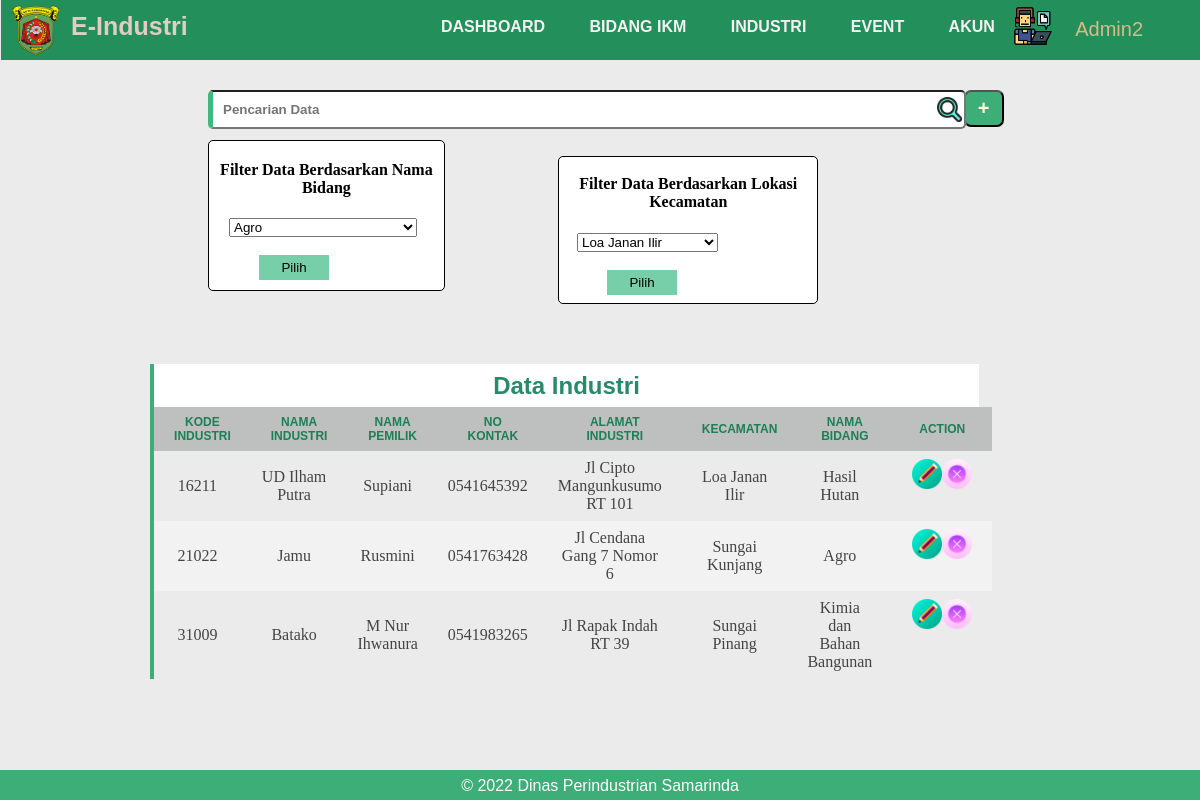
/admin-pegawai/industri.php (signed in), run on the app's committed database.
### tables this page shows
CREATE TABLE `ikm` (
  `kode_industri` int(11) NOT NULL,
  `nama_industri` varchar(30) NOT NULL,
  `nama_pemilik` varchar(30) NOT NULL,
  `kontak` varchar(30) NOT NULL,
  `alamat_industri` text NOT NULL,
  `kode_kecamatan` int(11) NOT NULL,
  `kode_bidang` int(11) NOT NULL
);

CREATE TABLE `kecamatan` (
  `kode_kecamatan` int(11) NOT NULL,
  `nama_kecamatan` varchar(30) NOT NULL
);

CREATE TABLE `bidang_ikm` (
  `kode_bidang` int(11) NOT NULL,
  `nama_bidang` varchar(30) NOT NULL
);

### admin-pegawai/industri.php (the view, shortened to what this page needs)
<?php
include '../konek.php';
if (isset($_GET['logout'])) {
    session_destroy();
    unset($_SESSION['admin']);
    header("location: login.php");
}
else if (isset($_SESSION['admin'])) {
	$query = "SELECT ikm.*, bidang_ikm.nama_bidang, kecamatan.nama_kecamatan FROM `ikm`, bidang_ikm, kecamatan WHERE bidang_ikm.kode_bidang = ikm.kode_bidang AND kecamatan.kode_kecamatan = ikm.kode_kecamatan";
	$exc = $konek->query($query);
} else {
	header("location:../login.php");
}
?>
<!DOCTYPE html>
<html lang="en">
<head>
	<link href="../css/index-admin.css" rel="stylesheet" type="text/css" />
</head>
<body>
		<div class="header-admin">
				<div class="corner-header">
					<li class="logo-admin"><img src="../image/dinas_kaltim.png" alt="" style="width: 50px;"></li>
					<ul class="title-app">E-Industri</ul>
					<ul class="navbar-admin">
						<li><a href="admin-dashboard.php">Dashboard</a></li>
						<li><a href="bidang_ikm.php">Bidang IKM</a></li>
						<li><a href="industri.php">Industri</a></li>
						<li><a href="event.php">Event</a></li>
						<li><a href="akun.php">Akun</a></li>
					</ul>
				</div>
				<div class="ikon-profil">
					<img src="../image/worker.png">
					<li class="dropdown"><?= $_SESSION['admin'] ?>
					</li>
				</div>
		</div>
		<div class="data">
			<form method="post" action="">
                <input style="font-weight:700; width: 80%; text-decoration: none; padding: 10px 10px; border-radius: 5px; border-left: 5px solid rgb(63, 186, 127); margin-top: -40px;" type="text" name="keyword" placeholder="Pencarian Data" autocomplete="off">
				<img src="../image/search.png" alt="" style="width: 25px; margin-left: 77%; display:block; margin-top: -32px;">
            </form>
			<button type="submit" class="tambah-data"><a href="tambah_industri.php">+</a></button>
		</div>
		<div class="data" style="margin-top: -10px; background-color: white; width: 20%; padding: 10px; border-radius: 5px; border: 1px solid black">
			<h4 style="margin-top: 10px; text-align:center">Filter Data Berdasarkan Nama Bidang</h4>
			<form action="<?php echo $_SERVER["PHP_SELF"];?>" method="get" style="margin-left: 10px; ">
			<select name="nama_bidang" id="">
				<?php
					$sql = mysqli_query($konek, "SELECT * FROM bidang_ikm GROUP BY nama_bidang");
					while ($data = mysqli_fetch_array($sql)) :
				?>
				<option value="<?=$data['nama_bidang']?>" ><?=$data['nama_bidang'] ?></option>
				<br>
				<?php endwhile ?>
			</select>
			<br>
			<br>
				<input type="submit" name="pilih" value="Pilih" style="margin-left: 30px; width: 70px; background-color: #76cfa8; border: 1px black; padding: 5px">
			</form>
		</div>
		<div class="data" style="margin-left: 550px; margin-top: -145px; background-color: white; width: 22%; padding: 8px; border-radius: 5px; border: 1px solid black">
			<h4 style="margin-top: 10px; text-align:center">Filter Data Berdasarkan Lokasi Kecamatan</h4>
			<form action="<?php echo $_SERVER["PHP_SELF"];?>" method="get" style="margin-left: 10px; ">
			<select name="nama_kecamatan" id="">
				<?php
					$sql = mysqli_query($konek, "SELECT * FROM kecamatan GROUP BY nama_kecamatan");
					while ($data = mysqli_fetch_array($sql)) :
				?>
				<option value="<?=$data['nama_kecamatan']?>" ><?=$data['nama_kecamatan'] ?></option>
				<br>
				<?php endwhile ?>
			</select>
			<br>
			<br>
				<input type="submit" name="submit" value="Pilih" style="margin-left: 30px; width: 70px; background-color: #76cfa8; border: 1px black; padding: 5px">
			</form>
		</div>
		<div class="tabel-content" style="margin-bottom: 60px;">
			<h2 style="width: 70%;padding: 8px 20px;margin-left: 12%">Data Industri</h2>
			<table cellpadding="0" cellspacing="0" style="width: 70%;margin-left: 12%;text-align: center">
				<tbody style="text-align: center;font-size: 12px;">
					<tr>
						<th>Kode Industri</th>
						<th>Nama Industri</th>
                        <th>Nama Pemilik</th>
                        <th>No Kontak</th>
                        <th>Alamat Industri</th>
						<th>Kecamatan</th>
						<th>Nama Bidang</th>
						<th>Action</th>
					</tr>
				<tbody style="font-size: 16px;">
					<?php foreach ($exc as $row): ?>
					<tr>
						<td style="padding-left: 10px;"><?= $row['kode_industri'] ?></td>
						<td style="padding-left: 10px;"><?= $row['nama_industri'] ?></td>
                        <td style="padding-left: 10px;"><?= $row['nama_pemilik'] ?></td>
                        <td style="padding-left: 10px;"><?= $row['kontak'] ?></td>
                        <td style="padding-left: 10px;"><?= $row['alamat_industri'] ?></td>
						<td style="padding-left: 10px;"><?= $row['nama_kecamatan'] ?></td>
						<td style="padding-left: 10px;"><?= $row['nama_bidang'] ?></td>
						<td style="text-align: center;display: flex;">
							<div style="width: 50%;"><a href="edit_industri.php?kode_industri=<?= $row['kode_industri'] ?>"><img src="../image/edit.png" alt=""></a></div>
							<div style="width: 50%;"><a href="hapus_industri.php?kode_industri=<?= $row['kode_industri'] ?>"><img src="../image/delete.png" alt=""></a></div>
						</td>
					</tr>
					<?php endforeach ?>
				</tbody>
			</table>
		</div>
	<footer style="position:fixed; width: 100%; height: 30px; bottom: 0">
		<p align="middle" style="margin-top: 7px;position:relative;">© 2022 Dinas Perindustrian Samarinda</p>
	</footer>
</body>
</html>

### css/index-admin.css (style rules this page uses)
*, *:before, *:after { box-sizing: border-box; }
body { background-color: rgb(236, 235, 235); }
.header-admin { position: fixed; background: rgb(35, 144, 91); width: 101%; height: 60px; margin-left: -7px; margin-right: 10px; top: 0; }
.logo-admin { display: block; margin-left: 10px; margin-top: 4px; }
.title-app { margin-top: -55px; margin-left: 30px; color: #e0cdc3; font-weight: 900; font-size: 25px; font-family:'Trebuchet MS', 'Lucida Sans Unicode', 'Lucida Grande', 'Lucida Sans', Arial, sans-serif; margin-right: 10px; }
.navbar-admin { margin-left: 400px; margin-bottom: -20px; margin-top: -53px; padding: 0px; text-transform: uppercase; font-family: 'Gill Sans', 'Gill Sans MT', Calibri, 'Trebuchet MS', sans-serif; font-weight: bolder; }
.corner-header { background-color:white(44, 44, 44); color: Black; }
.corner-header img { width: 70px; display: block; margin-bottom: 10px; }
.corner-header ul li { margin-left: 30px; display:inline-block; font-size: 16px; margin-top: 5px; }
.corner-header a { color:rgb(243, 241, 241); text-decoration: none; transition: .3s; font-family:Verdana, Geneva, Tahoma, sans-serif; margin-top: 10px; margin-left: 10px; }
.ikon-profil { position:relative; line-height:3; margin:0; padding:0; list-style-type:none; list-style-position:inside; z-index: 2; }
.ikon-profil img { width: 40px; float: right; margin-right: 160px; margin-top: -10px; }
.dropdown { color: burlywood; float: right; margin-right: -130px; font-size: 20px; font-family: 'Franklin Gothic Medium', 'Arial Narrow', Arial, sans-serif; margin-top: -17px; text-transform: capitalize; }
footer { font-family: 'Libre Franklin', sans-serif; background-color: rgb(61, 174, 119); color: white; width: 101%; margin-left: -8px; height: 40px; margin-top: 24%; position: fixed; }
.data { margin-top: 100px; margin-bottom: 10px; text-align: left; width: 80%; margin-left: 200px; }
.tambah-data { background-color: rgb(61, 174, 119); border-radius: 7px; width: 40px; padding: 5px 10px; float: right; margin-right: 16%; margin-top: -50px; cursor: pointer; }
.tambah-data a { text-decoration: none; font-weight: bold; color: cornsilk; font-size: 20px; }
.tabel-content { margin-top: 40px; }
.tabel-content h2 { padding: 8px 20px; text-align: center; background-color: white; width: 45%; margin-top: 20px; border-left: 4px solid rgb(61, 174, 119); font-weight: bolder; margin-bottom: -1px; margin-left: 25%; font-family:'Gill Sans', 'Gill Sans MT', Calibri, 'Trebuchet MS', sans-serif; color: rgb(39, 138, 104); }
.tabel-content table { color: #444; border-collapse:separate; width: 40%; border-left: 4px solid rgb(61, 174, 119); }
.tabel-content tr th { background: #bebfbf; color: rgb(27, 128, 84); font-weight: bolder; font-family:Verdana, Geneva, Tahoma, sans-serif; text-transform: uppercase; }
.tabel-content th, td { padding: 8px 20px; text-align: center; }
.tabel-content tr:nth-child(even) { background-color: #f2f2f2; }
.tabel-content img { width: 30px; }

### data on the page
ikm: kode_industri "16211", nama_industri "UD Ilham Putra", nama_pemilik "Supiani", kontak "0541645392", alamat_industri "Jl Cipto Mangunkusumo RT 101", kode_kecamatan.nama_kecamatan "Loa Janan Ilir", kode_bidang.nama_bidang "Hasil Hutan"
ikm: kode_industri "21022", nama_industri "Jamu", nama_pemilik "Rusmini", kontak "0541763428", alamat_industri "Jl Cendana Gang 7 Nomor 6", kode_kecamatan.nama_kecamatan "Sungai Kunjang", kode_bidang.nama_bidang "Agro"
ikm: kode_industri "31009", nama_industri "Batako", nama_pemilik "M Nur Ihwanura", kontak "0541983265", alamat_industri "Jl Rapak Indah RT 39", kode_kecamatan.nama_kecamatan "Sungai Pinang", kode_bidang.nama_bidang "Kimia dan Bahan Bangunan"

### other printed values
$_SESSION['admin'] "Admin2"
form field nama_bidang "Agro"
form field nama_kecamatan "Loa Janan Ilir"
